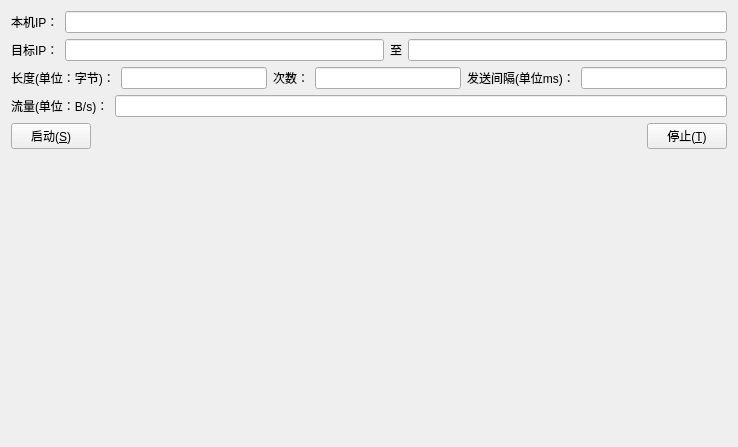
<?xml version="1.0" encoding="UTF-8"?>
<ui version="4.0">
 <class>panel_sim_arp</class>
 <widget class="QWidget" name="panel_sim_arp">
  <property name="geometry">
   <rect>
    <x>0</x>
    <y>0</y>
    <width>738</width>
    <height>447</height>
   </rect>
  </property>
  <property name="windowTitle">
   <string>Form</string>
  </property>
  <layout class="QGridLayout" name="gridLayout">
   <item row="0" column="0">
    <layout class="QHBoxLayout" name="horizontalLayout_2">
     <item>
      <widget class="QLabel" name="label">
       <property name="text">
        <string>本机IP：</string>
       </property>
      </widget>
     </item>
     <item>
      <widget class="QLineEdit" name="localIPLineEdit"/>
     </item>
    </layout>
   </item>
   <item row="1" column="0">
    <layout class="QHBoxLayout" name="horizontalLayout_3">
     <item>
      <widget class="QLabel" name="label_2">
       <property name="text">
        <string>目标IP：</string>
       </property>
      </widget>
     </item>
     <item>
      <widget class="QLineEdit" name="destStartIPLineEdit"/>
     </item>
     <item>
      <widget class="QLabel" name="label_5">
       <property name="text">
        <string>至</string>
       </property>
      </widget>
     </item>
     <item>
      <widget class="QLineEdit" name="destIPEndIPlineEdit"/>
     </item>
    </layout>
   </item>
   <item row="2" column="0">
    <layout class="QHBoxLayout" name="horizontalLayout_4">
     <item>
      <widget class="QLabel" name="label_4">
       <property name="text">
        <string>长度(单位：字节)：</string>
       </property>
      </widget>
     </item>
     <item>
      <widget class="QLineEdit" name="lenLineEdit"/>
     </item>
     <item>
      <widget class="QLabel" name="label_7">
       <property name="text">
        <string>次数：</string>
       </property>
      </widget>
     </item>
     <item>
      <widget class="QLineEdit" name="sendNumLineEdit"/>
     </item>
     <item>
      <widget class="QLabel" name="label_3">
       <property name="text">
        <string>发送间隔(单位ms)：</string>
       </property>
      </widget>
     </item>
     <item>
      <widget class="QLineEdit" name="intervalLineEdit"/>
     </item>
    </layout>
   </item>
   <item row="3" column="0">
    <layout class="QHBoxLayout" name="horizontalLayout_5">
     <item>
      <widget class="QLabel" name="label_6">
       <property name="text">
        <string>流量(单位：B/s)：</string>
       </property>
      </widget>
     </item>
     <item>
      <widget class="QLineEdit" name="flowLineEdit"/>
     </item>
    </layout>
   </item>
   <item row="4" column="0">
    <layout class="QHBoxLayout" name="horizontalLayout">
     <item>
      <widget class="QPushButton" name="startPushButton">
       <property name="text">
        <string>启动(&amp;S)</string>
       </property>
       <property name="icon">
        <iconset resource="sim_iec61850.qrc">
         <normaloff>:/sim_iec61850/Resources/BINOCULR.ICO</normaloff>:/sim_iec61850/Resources/BINOCULR.ICO</iconset>
       </property>
      </widget>
     </item>
     <item>
      <spacer name="horizontalSpacer">
       <property name="orientation">
        <enum>Qt::Horizontal</enum>
       </property>
       <property name="sizeHint" stdset="0">
        <size>
         <width>40</width>
         <height>20</height>
        </size>
       </property>
      </spacer>
     </item>
     <item>
      <widget class="QPushButton" name="stopPushButton">
       <property name="text">
        <string>停止(&amp;T)</string>
       </property>
       <property name="icon">
        <iconset resource="sim_iec61850.qrc">
         <normaloff>:/sim_iec61850/Resources/del.gif</normaloff>:/sim_iec61850/Resources/del.gif</iconset>
       </property>
      </widget>
     </item>
    </layout>
   </item>
   <item row="5" column="0">
    <spacer name="verticalSpacer">
     <property name="orientation">
      <enum>Qt::Vertical</enum>
     </property>
     <property name="sizeHint" stdset="0">
      <size>
       <width>20</width>
       <height>61</height>
      </size>
     </property>
    </spacer>
   </item>
  </layout>
 </widget>
 <resources>
  <include location="sim_iec61850.qrc"/>
 </resources>
 <connections/>
</ui>
